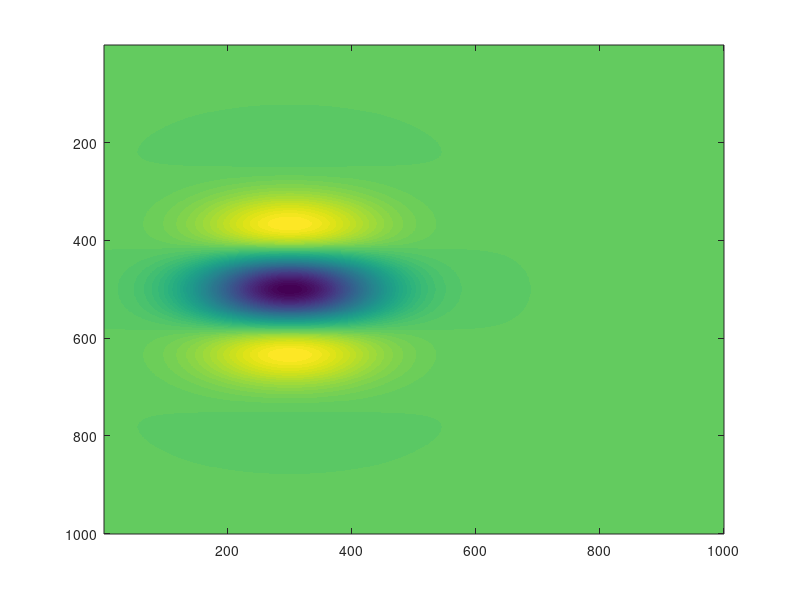
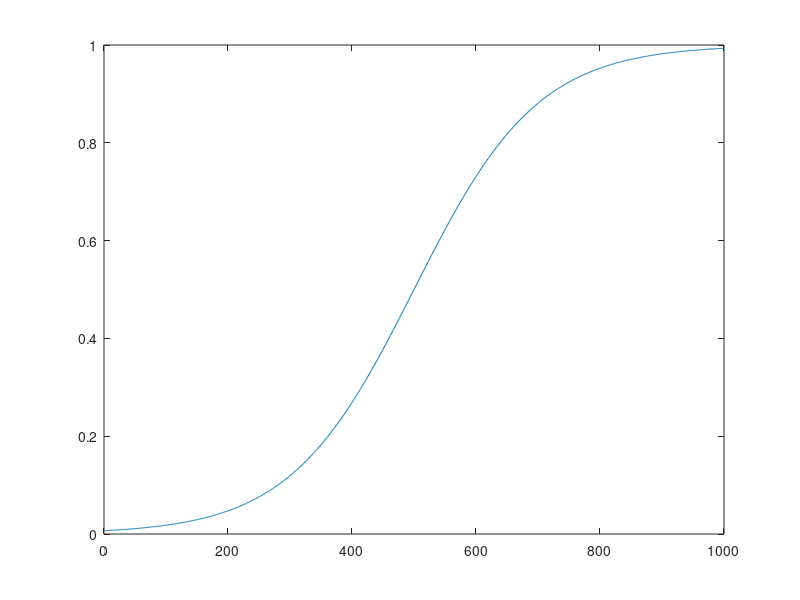

These charts were generated, in order, by the following MATLAB code:


dim = 1000;
square = zeros(dim);

tm = 0;
sm = 3;
xMu = 300;
yMu = 500;
xStd = 100;
yStd = 100;

for i  = 1:size(square,1)
    for j = 1:size(square,2)
%         x = cos(2*pi*j*tm/dim);
%         y = cos(2*pi*i*sm/dim);
%         x=0;
%         square(i,j) = x+y;
        z = cos(2*pi*(tm*j + sm*i)/dim);
        x = 1/(xStd*sqrt(2*pi))*exp(-0.5*((j-xMu)/xStd)^2);
        y = 1/(yStd*sqrt(2*pi))*exp(-0.5*((i-yMu)/yStd)^2);
        
        square(i,j) = z*x*y;
    end
end
figure;
imagesc(square)


time = 1000;
for t = 1:1000
    curve(t) = exp((t-500)/100)/(exp((t-500)/100)+1);
end
figure;plot(curve)





